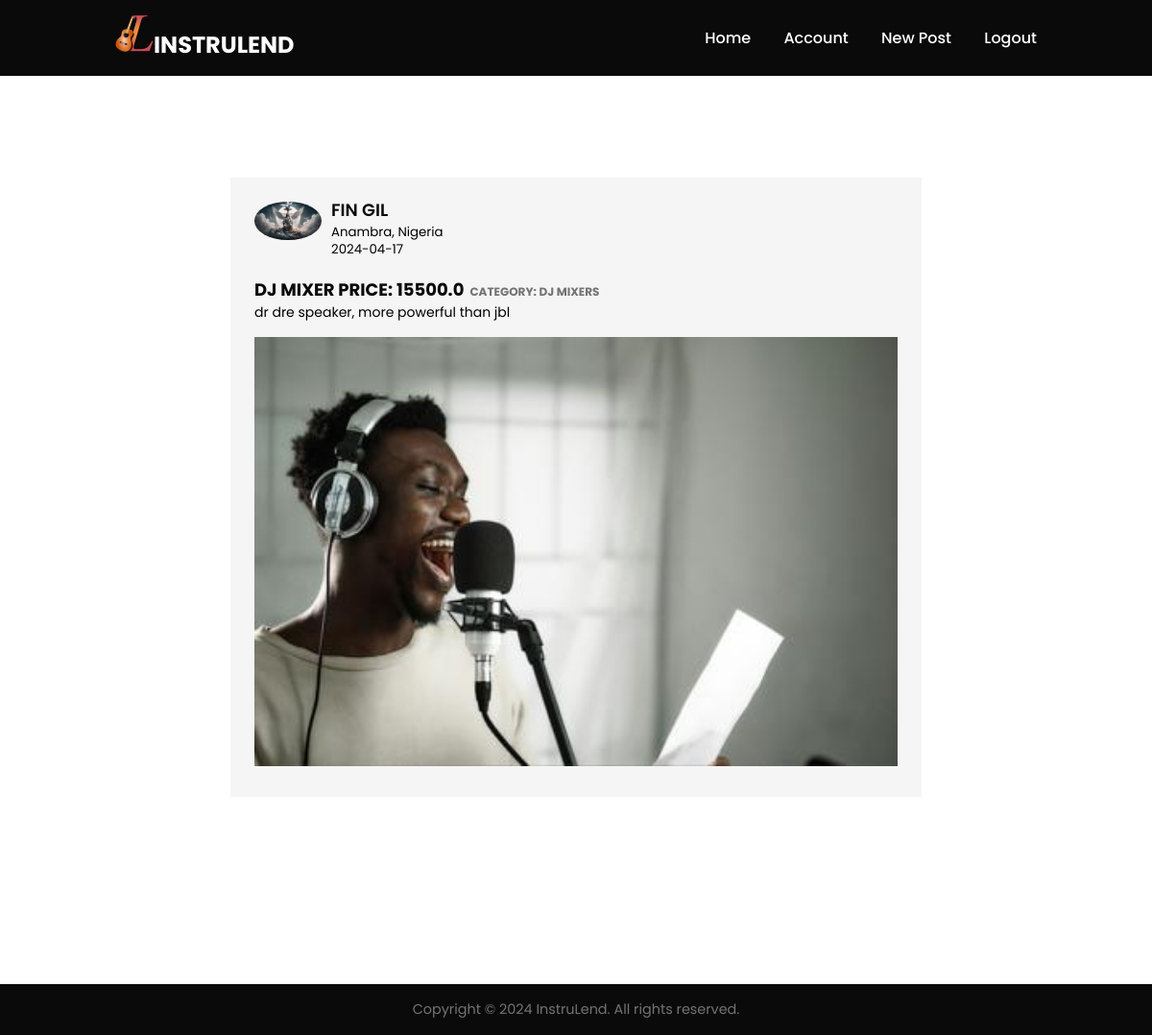
The app's page /post/1 (signed in) with its own data.
### app/models.py (models this page shows, shortened)
class User(db.Model, UserMixin):
    id = db.Column(db.Integer, primary_key=True)
    first_name = db.Column(db.String(100), nullable=False)
    last_name = db.Column(db.String(100), nullable=False)
    email = db.Column(db.String(255), unique=True, nullable=False)
    phone_number = db.Column(db.String(15), unique=True, nullable=False)
    city = db.Column(db.String(50))
    country = db.Column(db.String(10), nullable=False, default='Nigeria')
    password = db.Column(db.String(60), nullable=False)
    verification_number = db.Column(db.String(25), unique=True)
    verified_user = db.Column(db.Boolean, nullable=False, default=False)
    created_at = db.Column(db.DateTime, nullable=False, default=datetime.utcnow)
    image_file = db.Column(db.String(50), nullable=False, default='default.jpg')
    posts = db.relationship('Post', backref='author', lazy=True)
    reviewer = db.relationship('Review', foreign_keys='Review.user_id', backref='author1', lazy=True)
    reviewed = db.relationship('Review', foreign_keys='Review.author_id', backref='author2', lazy=True)
    rented = db.relationship('Agreement', backref='author4', lazy=True)
    expirence = db.relationship('Expirence', backref='author6', lazy=True)
    chats_user1 = db.relationship('Chat', backref='user1', foreign_keys='Chat.user1_id', lazy=True)
    chats_user2 = db.relationship('Chat', backref='user2', foreign_keys='Chat.user2_id', lazy=True)
    message = db.relationship('Message', backref='author7', lazy=True)

class Post(db.Model):
    id = db.Column(db.Integer, primary_key=True)
    title = db.Column(db.String(50), nullable=False)
    description = db.Column(db.String(200), nullable=False)
    category = db.Column(db.String(100), nullable=False)
    price = db.Column(db.Float, nullable=False)
    city = db.Column(db.String(50), nullable=False)
    country = db.Column(db.String(10), nullable=False, default='Nigeria')
    date_posted = db.Column(db.DateTime, nullable=False, default=datetime.utcnow)
    image_file = db.Column(db.String(50), nullable=False)
    availability = db.Column(db.Boolean, nullable=False, default=True)
    user_id = db.Column(db.Integer, db.ForeignKey('user.id'), nullable=False)
    rented = db.relationship('Agreement', backref='author5', lazy=True)

### app/posts/routes.py (the view)
@posts.route('/post/<int:post_id>')
@login_required
def post(post_id):
    post = Post.query.get_or_404(post_id)
    return render_template('post.html', title=post.title, post=post)

### app/models.py (called while the page is built)
@login_manager.user_loader
def load_user(user_id):
    return User.query.get(int(user_id))

### app/templates/post.html (shortened to what this page needs)
{% extends 'base.html' %}
{% block content %}
<section class="section-form">
  <div class="post-container">
    <div class="post-author">
      <img src="{{ url_for('static', filename='images/profile_pic/' + post.author.image_file) }}" alt="">
      <div>
        <h1>{{ post.author.first_name }} {{ post.author.last_name }}</h1>
        <small>{{ post.city }}, {{ post.country }}</small>
        <small>{{ post.date_posted.strftime('%Y-%m-%d') }}</small>
      </div>
    </div>
    <h1>{{ post.title }}  Price: {{ post.price }}<span>category: {{ post.category }}</span></h1>
    <p>{{ post.description }}</p>
    <img src="{{ url_for('static', filename='images/post_pic/' + post.image_file) }}" width="100%">
    <div class="post-activity">
    </div>
  </div>
</section>
{% endblock %}

### app/static/css/index.css (style rules this page uses)
:root { --text-dark: #0a0a0a; --text-light: #737373; --extra-light: #f5f5f5; --white: #ffffff; --max-width: 1200px; }
* { margin: 0; padding: 0; box-sizing: border-box; font-family: "Poppins", sans-serif; }
html, body { scroll-behavior: smooth; }
section { padding: 100px 120px; }
.section-form { padding: 80px 120px; }
.post-container { background-color: #f5f5f5; padding: 20px 25px 5px; margin: 5px 0 15px; }
.post-author { display: flex; align-items: flex-start; margin-bottom: 20px; }
.post-author img { width: 70px; border-radius: 50%; margin-right: 10px; margin-top: 5px; }
.post-author h1 { font-size: 18px; font-weight: 600; color: var(--text-light); }
.post-author small { display: block; margin-bottom: -2px; }
.post-container h1 { font-size: 18px; color: var(--text-dark); text-transform: uppercase; }
.post-container span { color: var(--text-light); font-size: 12px; margin-left: 6px; }
.post-container p { font-size: 14px; margin-bottom: 15px; }
.post-activity { display: flex; align-items: center; justify-content: space-around; padding: 10px 0; font-size: 14px; font-weight: 500; width: 50%; }

### records on screen
User: image_file (placeholder picture), author.first_name "FIN", author.last_name "GIL"
Post: city "Anambra", country "Nigeria", date_posted "2024-04-17", title "DJ MIXER", price "15500.0", category "DJ MIXERS", description "dr dre speaker, more powerful than jbl", image_file (picture)
